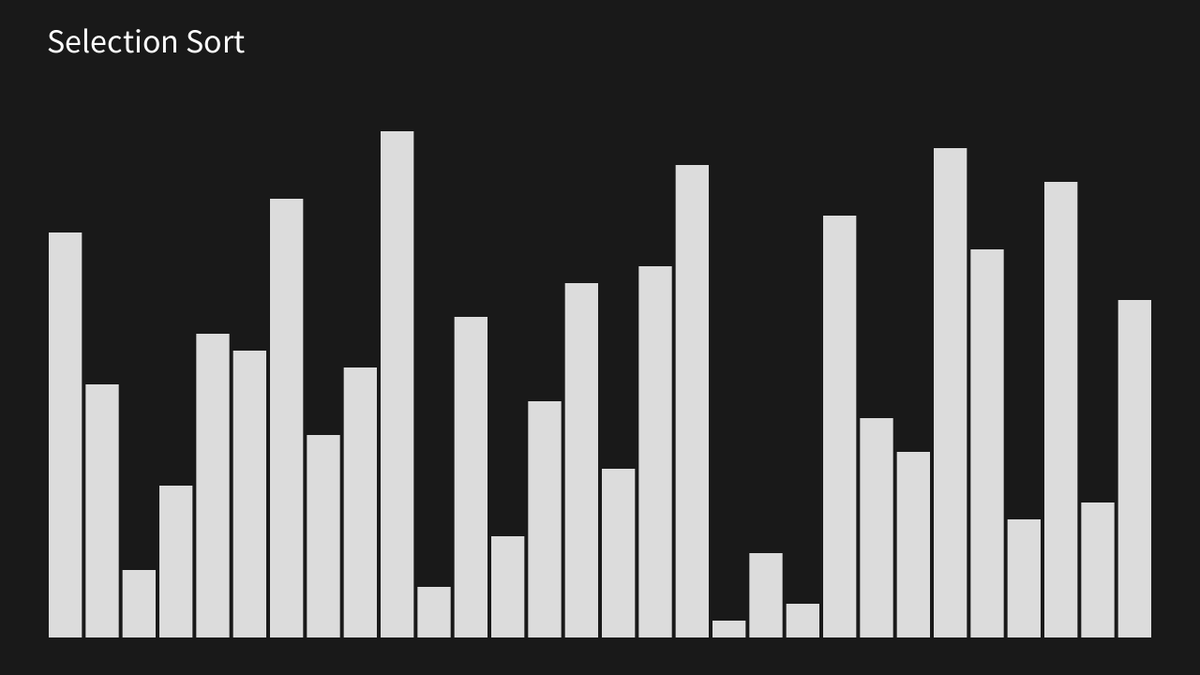
Frame 1 (no input)
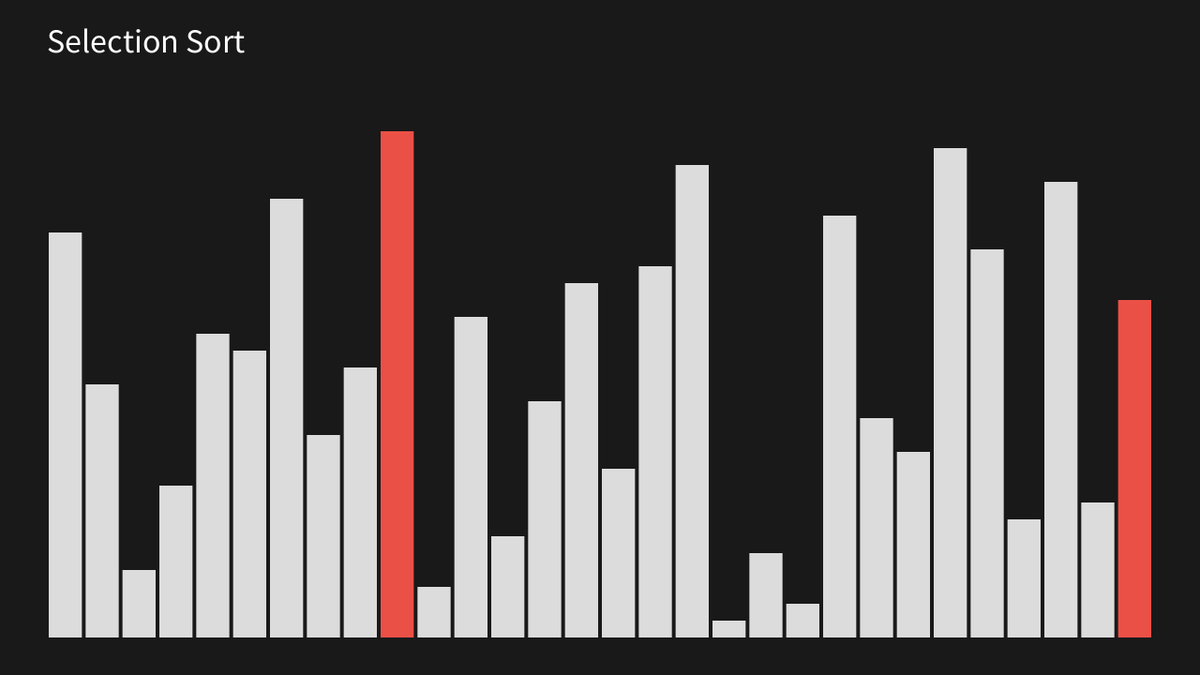
Frame 60 (the mouse pressed at the canvas centre just before this capture)
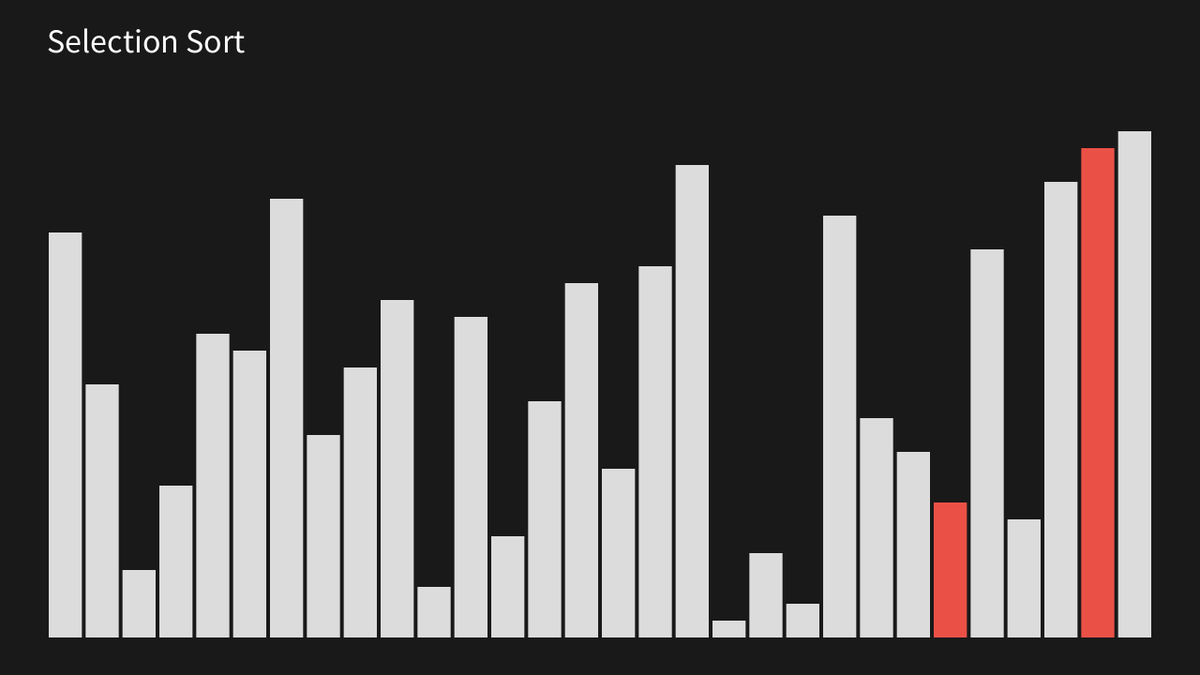
Frame 120 (the mouse held since frame 60 and released just before this capture)

The Processing sketch that drew these frames (run headless with seeded random() and noise(); from frame 60 on, the mouse is pressed at the canvas centre):

// Processing sketch: SortingAnimation
// ── SortingAnimation.pde
// 정렬 알고리즘 애니메이션
// 실행하면 같은 배열로 Selection → Bubble → Insertion → Merge → Quick → Heap 정렬을 차례로 보여 준다.
// 빨간 막대는 지금 비교하거나 옮기는 원소, 정렬이 끝나면 전체가 초록색으로 바뀐다.

int N = 30;        // 막대 개수
int SPEED = 2;     // 한 단계를 보여 주는 프레임 수 (작을수록 빠르다)
String[] NAMES = {"Selection Sort", "Bubble Sort", "Insertion Sort", "Merge Sort", "Quick Sort", "Heap Sort"};

int[] original;    // 모든 정렬이 같은 배열로 시작한다
int[] a;           // 정렬 중인 배열
ArrayList<int[]> states = new ArrayList<int[]>();   // 단계별 배열 상태
ArrayList<int[]> marks = new ArrayList<int[]>();    // 단계별로 강조할 두 칸
int algo = 0;
int step = 0;
int waitFrames = 0;

void setup() {
  size(1280, 720);
  original = new int[N];
  for (int i = 0; i < N; i++) original[i] = i + 1;
  for (int i = N - 1; i > 0; i--) {   // 1~N을 무작위로 섞는다
    int j = (int) random(i + 1);
    int t = original[i];
    original[i] = original[j];
    original[j] = t;
  }
  prepare();
}

// 현재 알고리즘으로 정렬하면서 모든 단계를 기록해 둔다
void prepare() {
  a = original.clone();
  states.clear();
  marks.clear();
  record(-1, -1);
  if (algo == 0) selectionSort();
  else if (algo == 1) bubbleSort();
  else if (algo == 2) insertionSort();
  else if (algo == 3) mergeSort(0, N - 1);
  else if (algo == 4) quickSort(0, N - 1);
  else heapSort();
  record(-1, -1);
  step = 0;
  waitFrames = 0;
}

void record(int i, int j) {
  states.add(a.clone());
  marks.add(new int[] {i, j});
}

void swap(int i, int j) {
  int t = a[i];
  a[i] = a[j];
  a[j] = t;
}

void draw() {
  background(25);
  boolean finished = step == states.size() - 1;
  int[] s = states.get(step);
  int[] m = marks.get(step);

  float w = (width - 100) / (float) N;
  noStroke();
  for (int i = 0; i < N; i++) {
    if (finished) fill(80, 200, 120);
    else if (i == m[0] || i == m[1]) fill(235, 80, 70);
    else fill(220);
    float h = s[i] * (height - 180) / (float) N;
    rect(50 + i * w + 2, height - 40 - h, w - 4, h);
  }
  fill(255);
  textSize(36);
  textAlign(LEFT, TOP);
  text(NAMES[algo], 50, 30);

  if (!finished) {
    if (frameCount % SPEED == 0) step++;
  } else if (algo < NAMES.length - 1) {
    waitFrames++;
    if (waitFrames > 90) {   // 1.5초 쉬고 다음 정렬
      algo++;
      prepare();
    }
  }
}

// 매 회차 최댓값을 찾아 맨 오른쪽 원소와 교환한다
void selectionSort() {
  for (int last = N - 1; last > 0; last--) {
    int k = 0;
    for (int i = 1; i <= last; i++) {
      record(k, i);
      if (a[i] > a[k]) k = i;
    }
    swap(k, last);
    record(k, last);
  }
}

// 이웃한 두 원소를 비교해 왼쪽이 크면 교환한다
void bubbleSort() {
  for (int last = N - 1; last > 0; last--) {
    for (int i = 0; i < last; i++) {
      record(i, i + 1);
      if (a[i] > a[i + 1]) {
        swap(i, i + 1);
        record(i, i + 1);
      }
    }
  }
}

// 2번째 원소부터 앞쪽 정렬된 부분의 알맞은 자리까지 옮긴다
void insertionSort() {
  for (int i = 1; i < N; i++) {
    int j = i;
    record(j - 1, j);
    while (j > 0 && a[j - 1] > a[j]) {
      swap(j - 1, j);
      j--;
      record(j, j + 1);
    }
  }
}

// 반으로 나누어 각각 정렬한 뒤 임시 배열로 병합한다
void mergeSort(int p, int r) {
  if (p >= r) return;
  int q = (p + r) / 2;
  mergeSort(p, q);
  mergeSort(q + 1, r);
  int[] tmp = new int[r - p + 1];
  int i = p, j = q + 1, t = 0;
  while (i <= q && j <= r) {
    record(i, j);
    if (a[i] <= a[j]) tmp[t++] = a[i++];
    else tmp[t++] = a[j++];
  }
  while (i <= q) tmp[t++] = a[i++];
  while (j <= r) tmp[t++] = a[j++];
  for (int k = 0; k < tmp.length; k++) {
    a[p + k] = tmp[k];
    record(p + k, -1);
  }
}

// 맨 끝 원소를 기준으로 작은 수는 왼쪽, 큰 수는 오른쪽으로 분할한다
void quickSort(int p, int r) {
  if (p >= r) return;
  int x = a[r];
  int i = p - 1;
  for (int j = p; j < r; j++) {
    record(j, r);
    if (a[j] < x) {
      i++;
      swap(i, j);
      record(i, j);
    }
  }
  swap(i + 1, r);
  record(i + 1, r);
  quickSort(p, i);
  quickSort(i + 2, r);
}

// 최대 힙을 만든 뒤 루트(최댓값)를 맨 뒤로 보내고 다시 힙으로 만든다
void heapSort() {
  for (int k = N / 2 - 1; k >= 0; k--) heapify(k, N);
  for (int last = N - 1; last > 0; last--) {
    swap(0, last);
    record(0, last);
    heapify(0, last);
  }
}

void heapify(int k, int size) {
  while (true) {
    int l = 2 * k + 1, r = 2 * k + 2, big = k;
    if (l < size && a[l] > a[big]) big = l;
    if (r < size && a[r] > a[big]) big = r;
    if (big == k) return;
    record(k, big);
    swap(k, big);
    record(k, big);
    k = big;
  }
}
